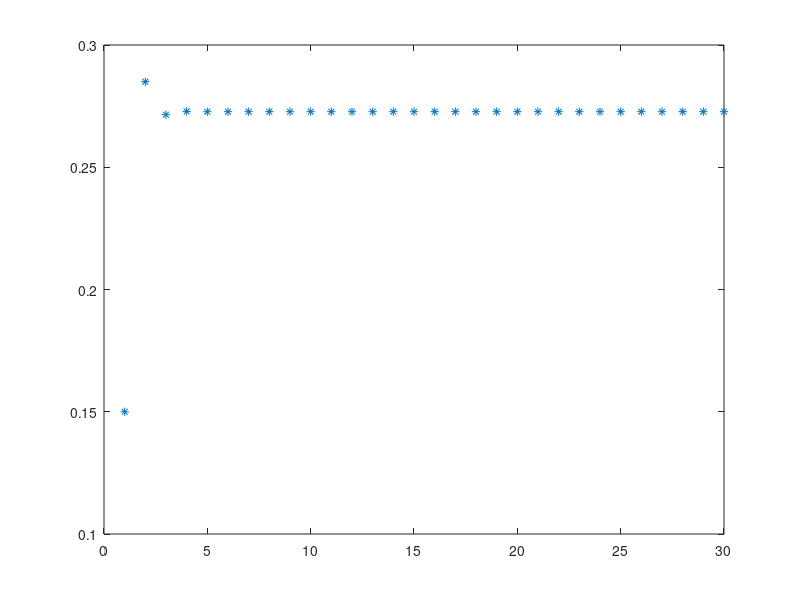

Reproduce this figure in MATLAB.
%1 aluno - 2 aulas às 9h na 4ª e 6ª
%presente na anterior p("ir à aula")=0,7
%faltou na anterior p("ir à aula")=0,8

%alinea a
%se está presente na 4ª qual a prob de estar presente na próxima 4ª

%matriz transição de estados
%1 - não ir à aula
%2 - ir à aula

T = [0.2 0.3
     0.8 0.7];

sum(T);

x = [0
     1];

%na proxima aula
x1 = T * x;
%duas aulas depois
x2 = T^2 * x;

respostaA=x2(2)

%alinea b - nao estiver presente na aula de quarta numa determinada semana, qual a probabilidade de estar ˜
%presente na aula de quarta da semana seguinte

x = [1
     0];

%duas aulas depois
x2 = T^2 * x;

respostaB=x2(2)

%alinea c - e esteve presente na primeira aula, qual a probabilidade de estar na ultima aula
%assumindo que o semestre tem exactamente 15 semanas de aulas e nao existem feriados

x = [0
     1];

%29 aulas depois
x2 = T^(30-1) * x;

respostaC=x2(1)

%alinea d -  grafico a probabilidade de faltar a cada uma das 30 aulas, assumindo que a 
%probabilidade de estar presente na primeira aula e de 85%
v = [0.15;0.85];

res = zeros(1,30);

res(1) = 0.15;

for i=2:30
    v = T*v;
    res(i) = v(1);
end
    
plot(res,'*')
    
    
    
    
    



